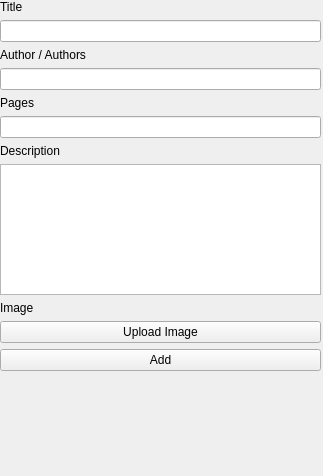
<?xml version="1.0" encoding="UTF-8"?>
<ui version="4.0">
 <class>AddBookPage</class>
 <widget class="QWidget" name="AddBookPage">
  <property name="geometry">
   <rect>
    <x>0</x>
    <y>0</y>
    <width>323</width>
    <height>476</height>
   </rect>
  </property>
  <property name="windowTitle">
   <string>Form</string>
  </property>
  <widget class="QWidget" name="verticalLayoutWidget">
   <property name="geometry">
    <rect>
     <x>0</x>
     <y>0</y>
     <width>321</width>
     <height>371</height>
    </rect>
   </property>
   <layout class="QVBoxLayout" name="verticalLayout">
    <item>
     <widget class="QLabel" name="TitleLabel">
      <property name="text">
       <string>Title</string>
      </property>
     </widget>
    </item>
    <item>
     <widget class="QLineEdit" name="Title"/>
    </item>
    <item>
     <widget class="QLabel" name="AuthorsLabel">
      <property name="text">
       <string>Author / Authors</string>
      </property>
     </widget>
    </item>
    <item>
     <widget class="QLineEdit" name="Author"/>
    </item>
    <item>
     <widget class="QLabel" name="PagesLabel">
      <property name="text">
       <string>Pages</string>
      </property>
     </widget>
    </item>
    <item>
     <widget class="QLineEdit" name="Pages"/>
    </item>
    <item>
     <widget class="QLabel" name="DescriptionArea">
      <property name="text">
       <string>Description</string>
      </property>
     </widget>
    </item>
    <item>
     <widget class="QTextEdit" name="Description">
      <property name="frameShape">
       <enum>QFrame::StyledPanel</enum>
      </property>
     </widget>
    </item>
    <item>
     <widget class="QLabel" name="label">
      <property name="text">
       <string>Image</string>
      </property>
     </widget>
    </item>
    <item>
     <widget class="QPushButton" name="UploadImageButton">
      <property name="text">
       <string>Upload Image</string>
      </property>
     </widget>
    </item>
    <item>
     <widget class="QPushButton" name="pushButton">
      <property name="text">
       <string>Add</string>
      </property>
     </widget>
    </item>
   </layout>
  </widget>
 </widget>
 <resources/>
 <connections/>
</ui>
